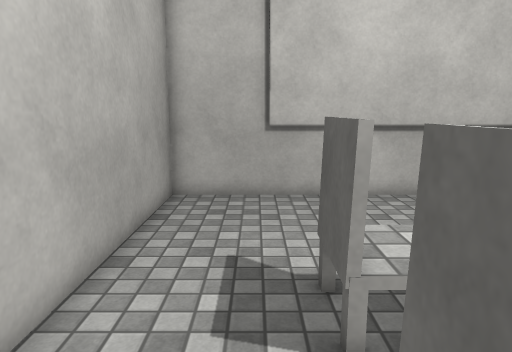
view 1 (above)

12 first-person views from a walk through a scene from a Unity 3-D project. The camera is 1.5 m above the floor, tilts 10° down and sees 70° across. The floor is counted in squares, 0.5 m on a side. Each view is taken from the middle of a square. On the plan, view 1 faces up. The plan holds only what a view shows up to about 20 squares ahead; the rest is blank. The place goes on beyond the plan. Surface patterns are stand-ins for the level's own textures.

view 2
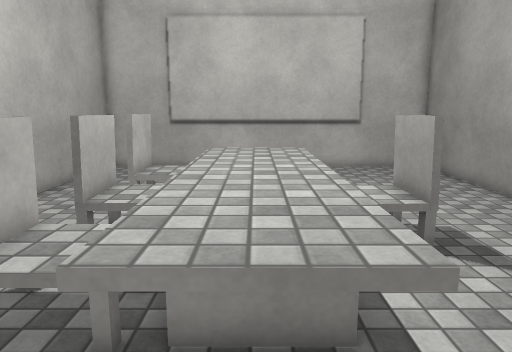

view 3
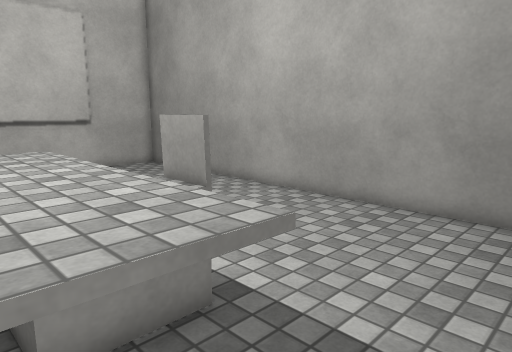

view 4
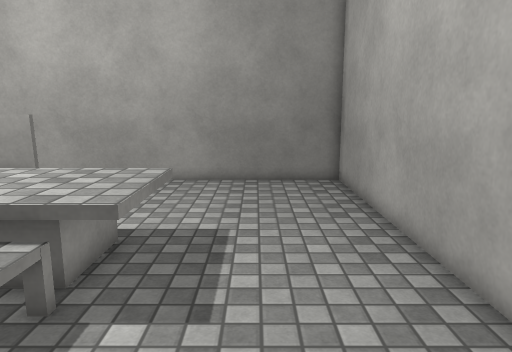

view 5
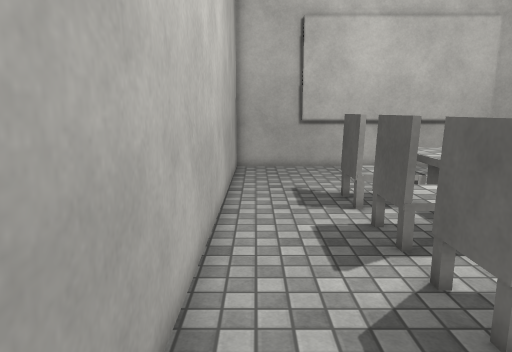

view 6
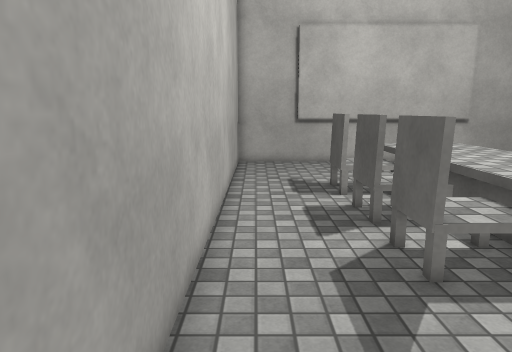

view 7
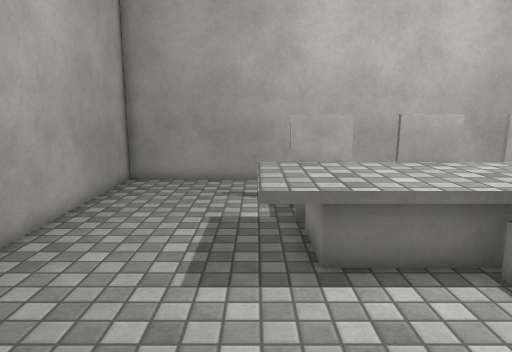

view 8
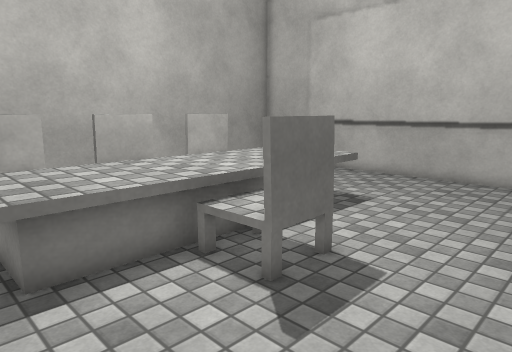

view 9
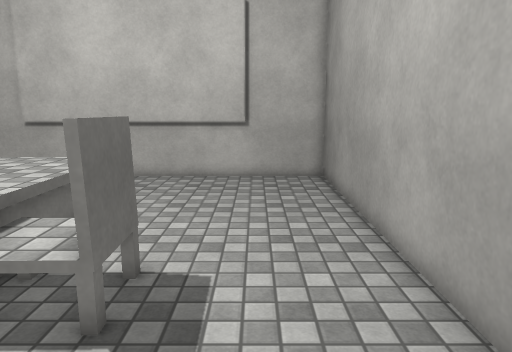

view 10
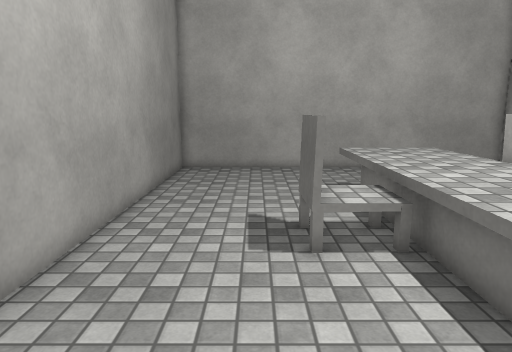

view 11
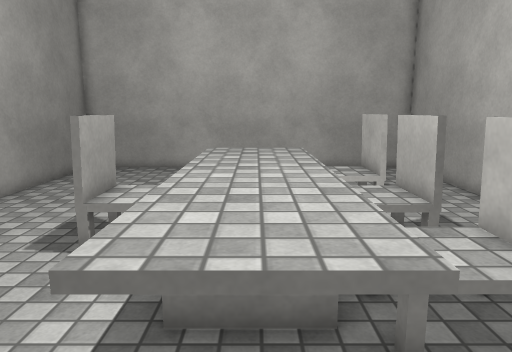

view 12
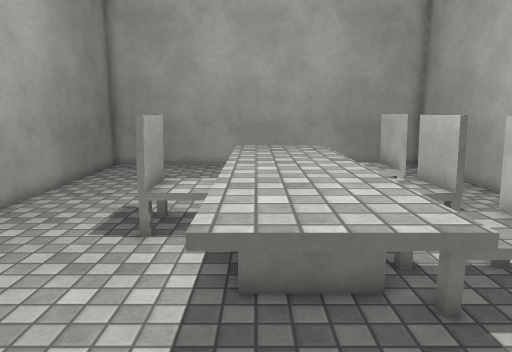

### Floor plan
Key: @ floor where view 1 was taken; # wall or solid block; x gap in a wall; . main floor; : floor 0.5 m higher than the main floor; + floor 0.75 m higher than the main floor; / step, stairs or slope; = window, fence, low wall or low ledge; v drop or lower ground.
Columns run from 3 left of view 1 to 14 right of it. Each row starts with its distance up from view 1.
 13 ##################
 12 #................#
 11 #................#
 10 #................#
  9 #................#
  8 #................#
  7 #......+++.......#
  6 #...#//+++.......#
  5 #...=:/+++.......#
  4 #...x//+++.......#
  3 #...../+++/.=....#
  2 #...=:/+++/#=....#
  1 #...=:/+++/#=....#
  0 #..@../+++/......#
 -1 #...x//+++.......#
 -2 #...=:/+++.......#
 -3 #...///+++.......#
 -4 #.....=vvv=......#
 -5 #................#
 -6 #................#
 -7 #................#
 -8 #................#
 -9 #................#
-10 ##################

Positions as (right, up) in squares from view 1, and headings:
1: (0, 0), facing up
2: (5, -7), facing up
3: (3, -7), facing up-right
4: (-2, -6), facing right
5: (-2, -7), facing up
6: (-2, -9), facing up
7: (13, -4), facing left
8: (13, -4), facing up-left
9: (11, -4), facing up
10: (10, 10), facing down
11: (5, 10), facing down
12: (6, 11), facing down
